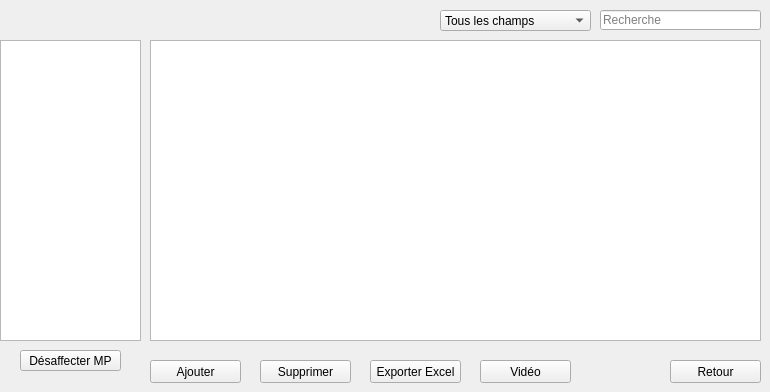
     <widget class="QWidget" name="page_afficheP">
      <widget class="QTableView" name="tabProduits">
       <property name="geometry">
        <rect>
         <x>150</x>
         <y>40</y>
         <width>611</width>
         <height>301</height>
        </rect>
       </property>
       <property name="selectionBehavior">
        <enum>QAbstractItemView::SelectRows</enum>
       </property>
       <property name="sortingEnabled">
        <bool>true</bool>
       </property>
      </widget>
      <widget class="QComboBox" name="cb_champ">
       <property name="geometry">
        <rect>
         <x>440</x>
         <y>10</y>
         <width>151</width>
         <height>21</height>
        </rect>
       </property>
       <item>
        <property name="text">
         <string>Tous les champs</string>
        </property>
       </item>
       <item>
        <property name="text">
         <string>Categorie</string>
        </property>
       </item>
       <item>
        <property name="text">
         <string>Description</string>
        </property>
       </item>
       <item>
        <property name="text">
         <string>Reference</string>
        </property>
       </item>
       <item>
        <property name="text">
         <string>Quantite</string>
        </property>
       </item>
       <item>
        <property name="text">
         <string>Date_de_creation</string>
        </property>
       </item>
       <item>
        <property name="text">
         <string>Date_d'expiration</string>
        </property>
       </item>
       <item>
        <property name="text">
         <string>Ref_MP</string>
        </property>
       </item>
       <item>
        <property name="text">
         <string>Emplacement</string>
        </property>
       </item>
       <item>
        <property name="text">
         <string>Prix</string>
        </property>
       </item>
       <item>
        <property name="text">
         <string>Dimensions</string>
        </property>
       </item>
       <item>
        <property name="text">
         <string>Poids</string>
        </property>
       </item>
       <item>
        <property name="text">
         <string>Volume</string>
        </property>
       </item>
       <item>
        <property name="text">
         <string>Commentaire</string>
        </property>
       </item>
      </widget>
      <widget class="QLineEdit" name="le_rechercheP">
       <property name="geometry">
        <rect>
         <x>600</x>
         <y>10</y>
         <width>161</width>
         <height>20</height>
        </rect>
       </property>
       <property name="placeholderText">
        <string>Recherche</string>
       </property>
       <property name="clearButtonEnabled">
        <bool>true</bool>
       </property>
      </widget>
      <widget class="QPushButton" name="Button_Ajouter">
       <property name="geometry">
        <rect>
         <x>150</x>
         <y>360</y>
         <width>91</width>
         <height>23</height>
        </rect>
       </property>
       <property name="text">
        <string>Ajouter</string>
       </property>
       <property name="shortcut">
        <string>Ctrl+A</string>
       </property>
      </widget>
      <widget class="QPushButton" name="Button_exporterExcel">
       <property name="geometry">
        <rect>
         <x>370</x>
         <y>360</y>
         <width>91</width>
         <height>23</height>
        </rect>
       </property>
       <property name="text">
        <string>Exporter Excel</string>
       </property>
       <property name="shortcut">
        <string>Ctrl+E</string>
       </property>
      </widget>
      <widget class="QPushButton" name="Button_Supprimer">
       <property name="geometry">
        <rect>
         <x>260</x>
         <y>360</y>
         <width>91</width>
         <height>23</height>
        </rect>
       </property>
       <property name="text">
        <string>Supprimer</string>
       </property>
       <property name="shortcut">
        <string>Ctrl+S</string>
       </property>
      </widget>
      <widget class="QPushButton" name="Button_Retour">
       <property name="geometry">
        <rect>
         <x>670</x>
         <y>360</y>
         <width>91</width>
         <height>23</height>
        </rect>
       </property>
       <property name="text">
        <string>Retour</string>
       </property>
      </widget>
      <widget class="QListView" name="tab_ref_mpAffecte">
       <property name="geometry">
        <rect>
         <x>0</x>
         <y>40</y>
         <width>141</width>
         <height>301</height>
        </rect>
       </property>
      </widget>
      <widget class="QPushButton" name="Button_desaffecterMP">
       <property name="geometry">
        <rect>
         <x>20</x>
         <y>350</y>
         <width>101</width>
         <height>21</height>
        </rect>
       </property>
       <property name="text">
        <string>Désaffecter MP</string>
       </property>
      </widget>
      <widget class="QPushButton" name="pushButton">
       <property name="geometry">
        <rect>
         <x>480</x>
         <y>360</y>
         <width>91</width>
         <height>23</height>
        </rect>
       </property>
       <property name="text">
        <string>Vidéo</string>
       </property>
      </widget>
     </widget>
